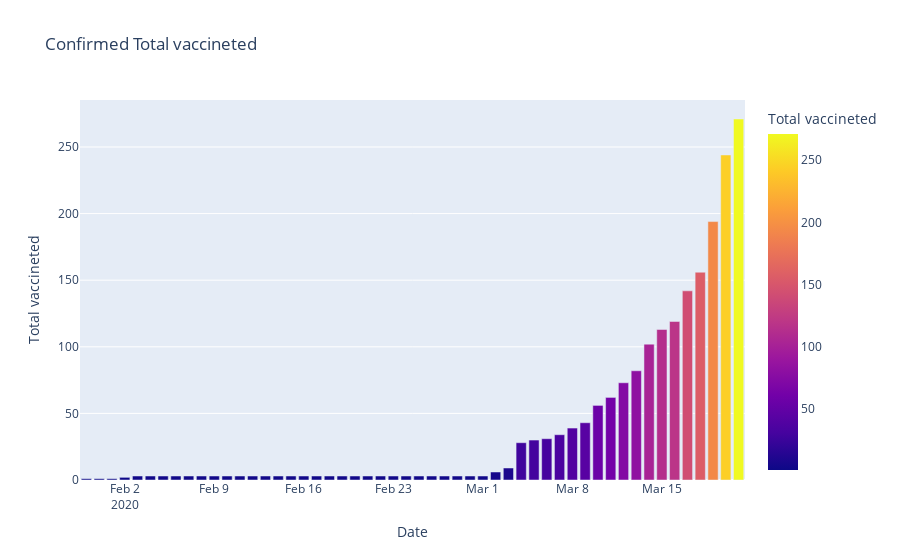

The notebook cell saved with this chart:
### Code cell
#Matplotlib
fig=plt.figure(figsize=(10,5),dpi=200)
axes=fig.add_axes([0.1,0.1,0.8,0.8])
axes.bar(dbd_India["Date"],dbd_India["Total vaccineted"],color='blue')
axes.set_xlabel("Date")
axes.set_ylabel("Total vaccineted")
axes.set_title("Confirmed Total vaccineted")
plt.show()


#plotly Express

fig=px.bar(dbd_India,x="Date",y="Total vaccineted",color='Total vaccineted',title='Confirmed Total vaccineted')
fig.show()

### Figure 1 — Plotly figure (JSON) as saved in the notebook; plotly's stock layout.template omitted (floating-point values rounded to 4 significant figures)
{"data": [{"alignmentgroup": "True", "hovertemplate": "Date=%{x}<br>Total vaccineted=%{marker.color}<extra></extra>", "legendgroup": "", "marker": {"color": [1, 1, 1, 2, 3, 3, 3, 3, 3, 3, 3, 3, 3, 3, 3, 3, 3, 3, 3, 3, 3, 3, 3, 3, 3, 3, 3, 3, 3, 3, 3, 3, 6, 9, 28, 30, 31, 34, 39, 43, 56, 62, 73, 82, 102, 113, 119, 142, 156, 194, 244, 271], "coloraxis": "coloraxis", "pattern": {"shape": ""}}, "name": "", "offsetgroup": "", "orientation": "v", "showlegend": false, "textposition": "auto", "type": "bar", "x": ["2020-01-30T00:00:00", "2020-01-31T00:00:00", "2020-02-01T00:00:00", "2020-02-02T00:00:00", "2020-02-03T00:00:00", "2020-02-04T00:00:00", "2020-02-05T00:00:00", "2020-02-06T00:00:00", "2020-02-07T00:00:00", "2020-02-08T00:00:00", "2020-02-09T00:00:00", "2020-02-10T00:00:00", "2020-02-11T00:00:00", "2020-02-12T00:00:00", "2020-02-13T00:00:00", "2020-02-14T00:00:00", "2020-02-15T00:00:00", "2020-02-16T00:00:00", "2020-02-17T00:00:00", "2020-02-18T00:00:00", "2020-02-19T00:00:00", "2020-02-20T00:00:00", "2020-02-21T00:00:00", "2020-02-22T00:00:00", "2020-02-23T00:00:00", "2020-02-24T00:00:00", "2020-02-25T00:00:00", "2020-02-26T00:00:00", "2020-02-27T00:00:00", "2020-02-28T00:00:00", "2020-02-29T00:00:00", "2020-03-01T00:00:00", "2020-03-02T00:00:00", "2020-03-03T00:00:00", "2020-03-04T00:00:00", "2020-03-05T00:00:00", "2020-03-06T00:00:00", "2020-03-07T00:00:00", "2020-03-08T00:00:00", "2020-03-09T00:00:00", "2020-03-10T00:00:00", "2020-03-11T00:00:00", "2020-03-12T00:00:00", "2020-03-13T00:00:00", "2020-03-14T00:00:00", "2020-03-15T00:00:00", "2020-03-16T00:00:00", "2020-03-17T00:00:00", "2020-03-18T00:00:00", "2020-03-19T00:00:00", "2020-03-20T00:00:00", "2020-03-21T00:00:00"], "xaxis": "x", "y": [1, 1, 1, 2, 3, 3, 3, 3, 3, 3, 3, 3, 3, 3, 3, 3, 3, 3, 3, 3, 3, 3, 3, 3, 3, 3, 3, 3, 3, 3, 3, 3, 6, 9, 28, 30, 31, 34, 39, 43, 56, 62, 73, 82, 102, 113, 119, 142, 156, 194, 244, 271], "yaxis": "y"}], "layout": {"barmode": "relative", "coloraxis": {"colorbar": {"title": {"text": "Total vaccineted"}}, "colorscale": [[0, "#0d0887"], [0.1111, "#46039f"], [0.2222, "#7201a8"], [0.3333, "#9c179e"], [0.4444, "#bd3786"], [0.5556, "#d8576b"], [0.6667, "#ed7953"], [0.7778, "#fb9f3a"], [0.8889, "#fdca26"], [1, "#f0f921"]]}, "legend": {"tracegroupgap": 0}, "title": {"text": "Confirmed Total vaccineted"}, "xaxis": {"anchor": "y", "domain": [0, 1], "title": {"text": "Date"}}, "yaxis": {"anchor": "x", "domain": [0, 1], "title": {"text": "Total vaccineted"}}}}
